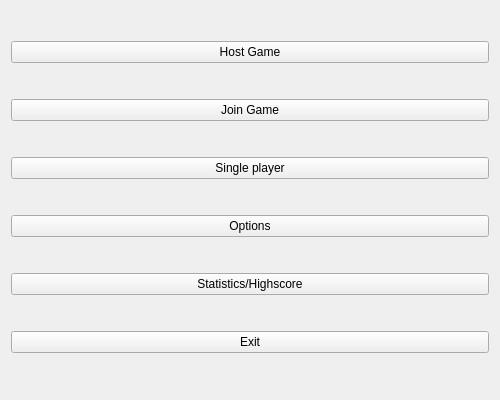
<ui version="4.0">
 <class>MainMenu</class>
 <widget class="QWidget" name="MainMenu">
  <property name="geometry">
   <rect>
    <x>0</x>
    <y>0</y>
    <width>500</width>
    <height>400</height>
   </rect>
  </property>
  <property name="windowTitle">
   <string>Form</string>
  </property>
  <layout class="QVBoxLayout" name="verticalLayout">
   <item>
    <widget class="QPushButton" name="hostButton">
     <property name="text">
      <string>Host Game</string>
     </property>
    </widget>
   </item>
   <item>
    <widget class="QPushButton" name="joinButton">
     <property name="text">
      <string>Join Game</string>
     </property>
    </widget>
   </item>
   <item>
    <widget class="QPushButton" name="singlePlayerButton">
     <property name="text">
      <string>Single player</string>
     </property>
    </widget>
   </item>
   <item>
    <widget class="QPushButton" name="optionsButton">
     <property name="text">
      <string>Options</string>
     </property>
    </widget>
   </item>
   <item>
    <widget class="QPushButton" name="statsButton">
     <property name="text">
      <string>Statistics/Highscore</string>
     </property>
    </widget>
   </item>
   <item>
    <widget class="QPushButton" name="exitButton">
     <property name="text">
      <string>Exit</string>
     </property>
    </widget>
   </item>
  </layout>
 </widget>
 <resources/>
 <connections>
  <connection>
   <sender>exitButton</sender>
   <signal>clicked()</signal>
   <receiver>MainMenu</receiver>
   <slot>close()</slot>
   <hints>
    <hint type="sourcelabel">
     <x>329</x>
     <y>370</y>
    </hint>
    <hint type="destinationlabel">
     <x>500</x>
     <y>387</y>
    </hint>
   </hints>
  </connection>
 </connections>
</ui>
